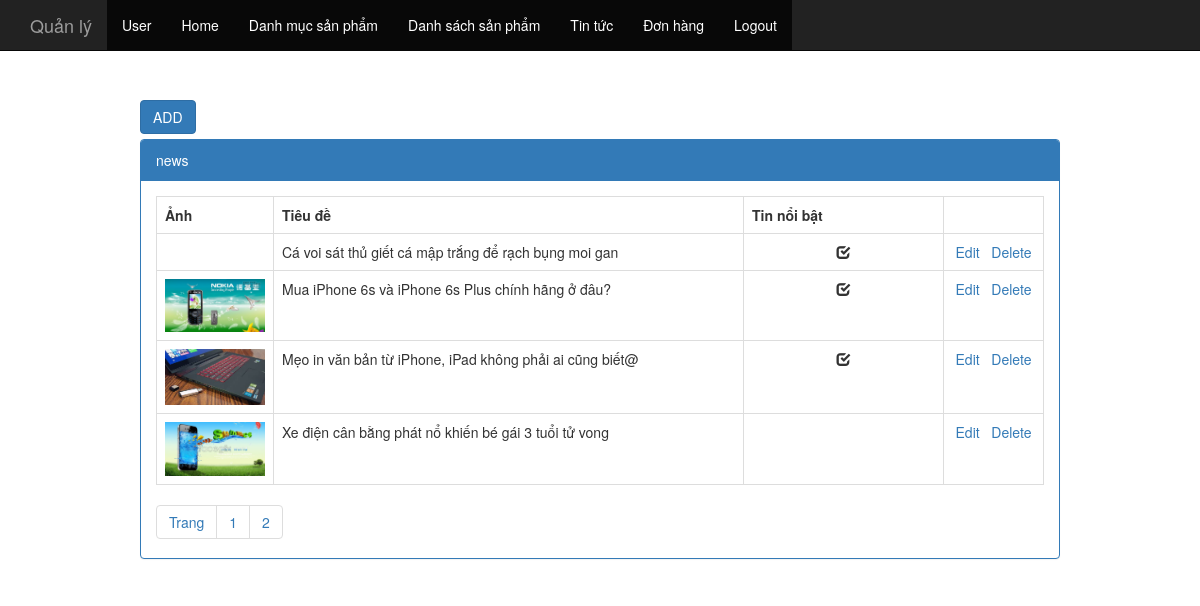
The page /admin.php?controller=news (signed in) on the database its author committed.
### tables this page shows
CREATE TABLE `tbl_news` (
  `pk_news_id` int(11) NOT NULL,
  `c_name` varchar(500) NOT NULL,
  `c_description` varchar(20000) NOT NULL,
  `c_content` text NOT NULL,
  `c_img` varchar(500) NOT NULL,
  `c_hotnews` int(11) NOT NULL DEFAULT '0'
);

### controller/backend/controller_news.php (called while the page is built, shortened)
<?php
  class controller_news extends controller{
    public function __construct(){
      $record_per_page = 4;
      $total_record = $this->model->num_rows("select * from tbl_news");
      $num_page = ceil($total_record/$record_per_page);
      $p = isset($_GET["p"])&&$_GET["p"]>0 ? ($_GET["p"] - 1) : 0;
      $from = $p*$record_per_page;
      $arr = $this->model->fetch("select * from tbl_news order by pk_news_id desc limit $from , $record_per_page");
      include "view/backend/view_news.php";
    }
  }
  new controller_news();
 ?>

### application/controller.php (called while the page is built, shortened)
<?php
	class controller{
		public function __construct(){
			$this->model = new model();
		}
	}
 ?>

### application/model.php (called while the page is built, shortened)
<?php
	$conn = mysqli_connect($hostname , $username , $password , $database);
	mysqli_set_charset($conn , "UTF8");
	class model{
		public function fetch($sql){
			global $conn;
			$result = mysqli_query($conn, $sql);
			$arr = array();
			while ($rows = mysqli_fetch_object($result)) {
					$arr[] = $rows;
			}
			return $arr;
		}
			public function num_rows($sql){
				global $conn;
				$result = mysqli_query($conn,$sql);
				return mysqli_num_rows($result);
			}
	}
 ?>

### view/backend/view_news.php (the view)
<div class="col-md-10  col-md-offset-1">
  <div style="margin-bottom: 5px;"> <a href="admin.php?controller=add_edit_news&act=add" class="btn btn-primary">ADD</a>
  </div>
  <div class="panel panel-primary">
    <div class="panel-heading">news</div>
    <div class="panel-body">
      <table class="table table-hover table-bordered">
        <tr>
          <th style="width:100px;">Ảnh</th>
          <th>Tiêu đề</th>
          <th style="width:200px">Tin nổi bật</th>
          <th style="width:100px"></th>
        </tr>
        <?php foreach ($arr as $rows) {
         ?>
        <tr>
          <td style="text-align : center;">
              <?php if ($rows->c_img != ""&& file_exists("public/upload/news/".$rows->c_img)) {
                ?>
                <img src="public/upload/news/<?php echo $rows->c_img ?>" alt="" style="max-width: 100px;">
              <?php } ?>
          </td>
          <td><?php echo $rows->c_name; ?></td>
          <td style="text-align : center;">
              <?php if ($rows->c_hotnews==1) { ?>
                <span class="glyphicon glyphicon-check"></span>
              <?php } ?>
          </td>
          <td style="text-align: center ;">
            <a href="admin.php?controller=add_edit_news&act=edit&id=<?php echo $rows->pk_news_id; ?>">Edit</a>&nbsp;&nbsp;
            <a onclick="return window.confirm('Are you sure ?');" href="admin.php?controller=news&act=delete&id=<?php echo $rows->pk_news_id; ?>">Delete</a>
          </td>
        </tr>
      <?php } ?>
      </table>
      <ul class="pagination" style="padding: 0px ; margin:0px;">
        <li> <a href="#">Trang</a></li>
        <?php
          for ($i=1; $i <= $num_page ; $i++) {
         ?>
        <li> <a href="admin.php?controller=news&p=<?php echo $i; ?>"><?php echo $i; ?></a></li>
      <?php } ?>
      </ul>
    </div>
  </div>
</div>

### rows shown on the page
tbl_news: c_name "Cá voi sát thủ giết cá mập trắng để rạch bụng moi gan", c_hotnews 1 (drawn)
tbl_news: c_img (picture), c_name "Mua iPhone 6s và iPhone 6s Plus chính hãng ở đâu?", c_hotnews 1 (drawn)
tbl_news: c_img (picture), c_name "Mẹo in văn bản từ iPhone, iPad không phải ai cũng biết@", c_hotnews 1 (drawn)
tbl_news: c_img (picture), c_name "Xe điện cân bằng phát nổ khiến bé gái 3 tuổi tử vong"
